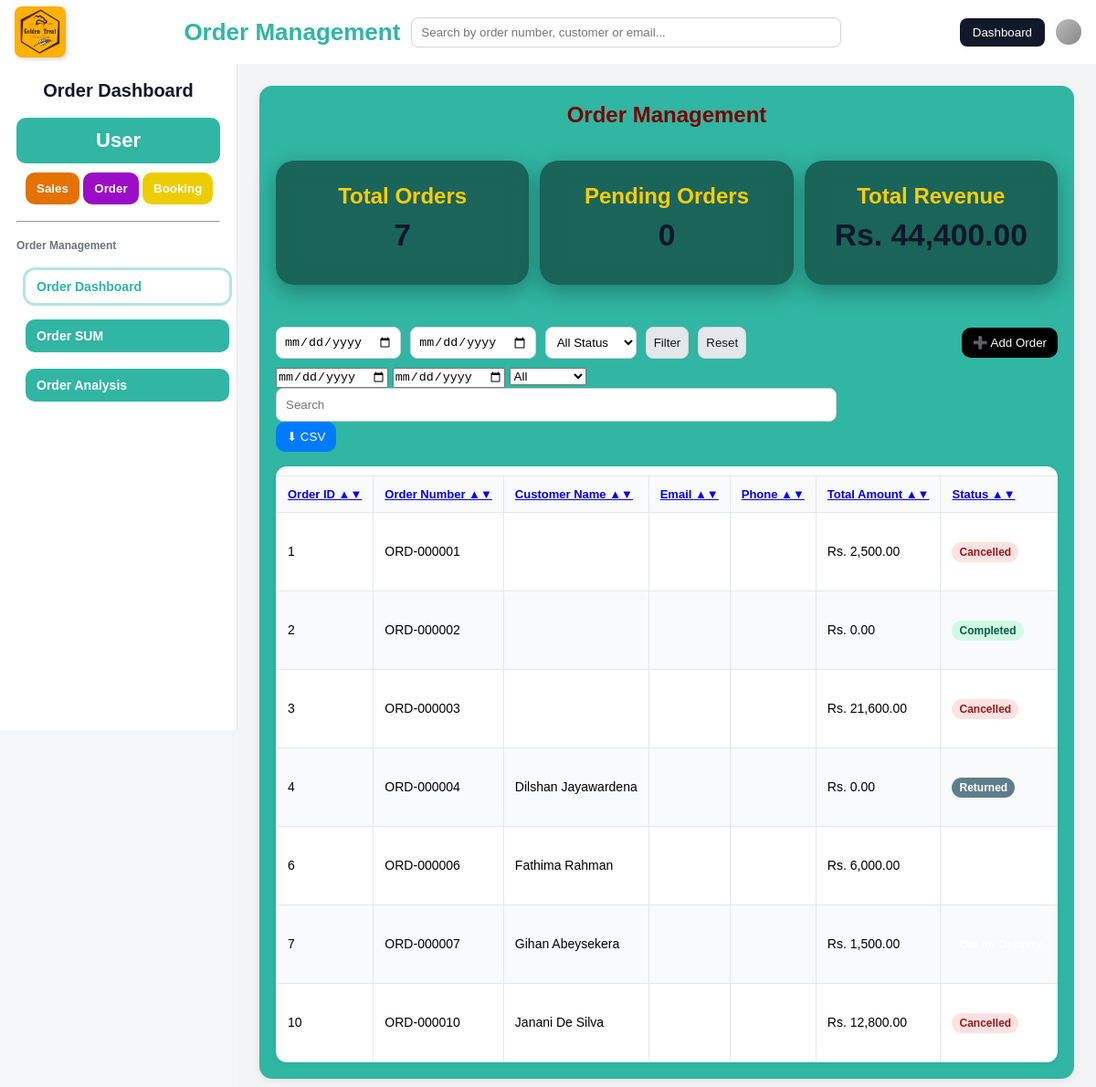
The app's page /order/oder_m.php with its own data.
### tables this page shows
CREATE TABLE `orders` (
  `id` int(11) NOT NULL,
  `order_number` varchar(64) DEFAULT NULL,
  `user_id` int(11) DEFAULT NULL,
  `order_date` date NOT NULL,
  `customer_name` varchar(100) NOT NULL,
  `customer_email` varchar(255) NOT NULL,
  `product` varchar(100) NOT NULL,
  `quantity` int(11) NOT NULL DEFAULT 1,
  `original_quantity` int(11) NOT NULL DEFAULT 0,
  `price` decimal(10,2) NOT NULL DEFAULT 0.00,
  `total_amount` decimal(10,2) NOT NULL DEFAULT 0.00,
  `original_price` decimal(10,2) NOT NULL DEFAULT 0.00,
  `status` varchar(60) NOT NULL DEFAULT 'Order Received',
  `created_at` timestamp NOT NULL DEFAULT current_timestamp(),
  `updated_at` timestamp NOT NULL DEFAULT current_timestamp() ON UPDATE current_timestamp(),
  `customer_phone` varchar(32) DEFAULT NULL,
  `order_summary` longtext DEFAULT NULL,
  `deleted_at` datetime DEFAULT NULL,
  `deleted_by` int(11) DEFAULT NULL
);

### order/oder_m.php (the view, shortened to what this page needs)
<?php
$servername = "localhost";
$username = "root";
$password = "";
$dbname = "golden_treat";
$conn = new mysqli($servername, $username, $password, $dbname);
$fromDate = isset($_GET['filterFrom']) ? mysqli_real_escape_string($conn, $_GET['filterFrom']) : '';
$toDate = isset($_GET['filterTo']) ? mysqli_real_escape_string($conn, $_GET['filterTo']) : '';
$sortKey = isset($_GET['sort']) ? mysqli_real_escape_string($conn, $_GET['sort']) : 'created_at';
$sortDir = isset($_GET['dir']) && $_GET['dir'] === 'asc' ? 'ASC' : 'DESC';
$conditions = [];
$where = $conditions ? "WHERE " . implode(" AND ", $conditions) : "";
$sql = "SELECT id, order_number, customer_name, customer_email, customer_phone, total_amount, status, created_at
        FROM orders $where ORDER BY $sortKey $sortDir";
$result = $conn->query($sql);
$orders = [];
while ($row = $result->fetch_assoc()) {
    $orders[] = $row;
}
$totalOrders = count($orders);
$pendingOrders = count(array_filter($orders, fn($r) => $r['status'] === 'pending'));
$totalRevenue = array_sum(array_map(fn($r) => (float)$r['total_amount'], $orders));
?>
<!DOCTYPE html>
<html lang="en">
<head>
  <link rel="stylesheet" href="style1.css">
</head>
<body>
  <div class="header">
    <div class="header-left"><img src="logo.jpg" alt="Logo" /></div>
    <div class="header-middle">
      <div class="header-middle-title">Order Management</div>
      <div class="search-bar"><input id="globalSearch" type="text" placeholder="Search by order number, customer or email..." />
      </div>
    </div>
    <div class="header-right">
      <button class="role-btn" onclick="window.location.href='../index.html'">Dashboard</button>
      <div class="user-icon"></div>
    </div>
  </div>
  <div class="layout">
    <aside class="sidebar">
      <h1>Order Dashboard</h1>
      <nav>
        <button class="salesbtn" onclick="window.location.href='index.php'">User</button>
        <div class="otherbtn">
          <button class="Sbtn" onclick="window.location.href='../sales/index.php'">Sales</button>
          <button class="Ubtn" onclick="window.location.href='order_management.php'">Order</button>
          <button class="Bbtn" onclick="window.location.href='../booking/index.html'">Booking</button>
        </div>
        <hr />
        <p>Order Management</p>
        <div class="salebtn">
          <button class="tab-btn active" onclick="window.location.href='order_management.php'">Order Dashboard</button>
          <button class="tab-btn" onclick="window.location.href='../orders_log.php'">Order SUM</button>
          <button class="tab-btn" onclick="window.location.href='order_analysis.php'">Order Analysis</button>
        </div>
      </nav>
    </aside>
    <main class="free-area">
      <section id="order-dashboard" class="panel active">
        <div class="content">
          <h1>Order Management</h1>
          <div class="cards">
            <div class="card">
              <h3>Total Orders</h3>
              <p><?php echo $totalOrders; ?></p>
            </div>
            <div class="card">
              <h3>Pending Orders</h3>
              <p><?php echo $pendingOrders; ?></p>
            </div>
            <div class="card">
              <h3>Total Revenue</h3>
              <p>Rs. <?php echo number_format($totalRevenue, 2); ?></p>
            </div>
          </div>
          <div class="toolbar">
            <form class="filter-bar" method="GET" action="">
              <input type="date" id="filterFrom" name="filterFrom" value="<?php echo htmlspecialchars($fromDate); ?>" />
              <input type="date" id="filterTo" name="filterTo" value="<?php echo htmlspecialchars($toDate); ?>" />
              <select id="filterStatus" name="filterStatus">
                <option value="">All Status</option>
              </select>
              <button class="btn light" type="submit">Filter</button>
              <button class="btn light" type="button" onclick="window.location.href='?panel=order-dashboard'">Reset</button>
            </form>
            <button class="btn secondary" onclick="window.location.href='?panel=order-dashboard&modal=add'">➕ Add Order</button>
            <form method="POST" action="">
              <input type="date" name="expFrom" />
              <input type="date" name="expTo" />
              <select name="expStatus"><option value="">All</option><option>Pending</option><option>Confirmed</option><option>Shipped</option><option>Delivered</option><option>Cancelled</option></select>
              <input type="text" name="expSearch" placeholder="Search" />
              <button class="btn" type="submit">⬇ CSV</button>
            </form>
          </div>
          <div class="table-wrap">
            <table id="orderTable">
              <thead>
                <tr>
                  <th><a href="?sort=id&dir=<?php echo $sortKey === 'id' && $sortDir === 'ASC' ? 'desc' : 'asc'; ?>&panel=order-dashboard">Order ID ▲▼</a></th>
                  <th><a href="?sort=order_number&dir=<?php echo $sortKey === 'order_number' && $sortDir === 'ASC' ? 'desc' : 'asc'; ?>&panel=order-dashboard">Order Number ▲▼</a></th>
                  <th><a href="?sort=customer_name&dir=<?php echo $sortKey === 'customer_name' && $sortDir === 'ASC' ? 'desc' : 'asc'; ?>&panel=order-dashboard">Customer Name ▲▼</a></th>
                  <th><a href="?sort=customer_email&dir=<?php echo $sortKey === 'customer_email' && $sortDir === 'ASC' ? 'desc' : 'asc'; ?>&panel=order-dashboard">Email ▲▼</a></th>
                  <th><a href="?sort=customer_phone&dir=<?php echo $sortKey === 'customer_phone' && $sortDir === 'ASC' ? 'desc' : 'asc'; ?>&panel=order-dashboard">Phone ▲▼</a></th>
                  <th><a href="?sort=total_amount&dir=<?php echo $sortKey === 'total_amount' && $sortDir === 'ASC' ? 'desc' : 'asc'; ?>&panel=order-dashboard">Total Amount ▲▼</a></th>
                  <th><a href="?sort=status&dir=<?php echo $sortKey === 'status' && $sortDir === 'ASC' ? 'desc' : 'asc'; ?>&panel=order-dashboard">Status ▲▼</a></th>
                </tr>
              </thead>
              <tbody>
                <?php foreach ($orders as $order): ?>
                  <tr>
                    <td><?php echo htmlspecialchars($order['id']); ?></td>
                    <td><?php echo htmlspecialchars($order['order_number']); ?></td>
                    <td><?php echo htmlspecialchars($order['customer_name']); ?></td>
                    <td><?php echo htmlspecialchars($order['customer_email']); ?></td>
                    <td><?php echo htmlspecialchars($order['customer_phone']); ?></td>
                    <td>Rs. <?php echo number_format($order['total_amount'], 2); ?></td>
                    <td><span class="badge <?php echo htmlspecialchars($order['status']); ?>"><?php echo htmlspecialchars($order['status']); ?></span></td>
                  </tr>
                <?php endforeach; ?>
              </tbody>
            </table>
          </div>
        </div>
      </section>
    </main>
  </div>
</body>
</html>

### records on screen
orders: id "1", order_number "ORD-000001", total_amount "2,500.00", status "Cancelled"
orders: id "2", order_number "ORD-000002", total_amount "0.00", status "Completed"
orders: id "3", order_number "ORD-000003", total_amount "21,600.00", status "Cancelled"
orders: id "4", order_number "ORD-000004", customer_name "Dilshan Jayawardena", total_amount "0.00", status "Returned"
orders: id "6", order_number "ORD-000006", customer_name "Fathima Rahman", total_amount "6,000.00"
orders: id "7", order_number "ORD-000007", customer_name "Gihan Abeysekera", total_amount "1,500.00"
orders: id "10", order_number "ORD-000010", customer_name "Janani De Silva", total_amount "12,800.00", status "Cancelled"

### other values on screen
$totalOrders "7"
$pendingOrders "0"
$totalRevenue "44,400.00"
